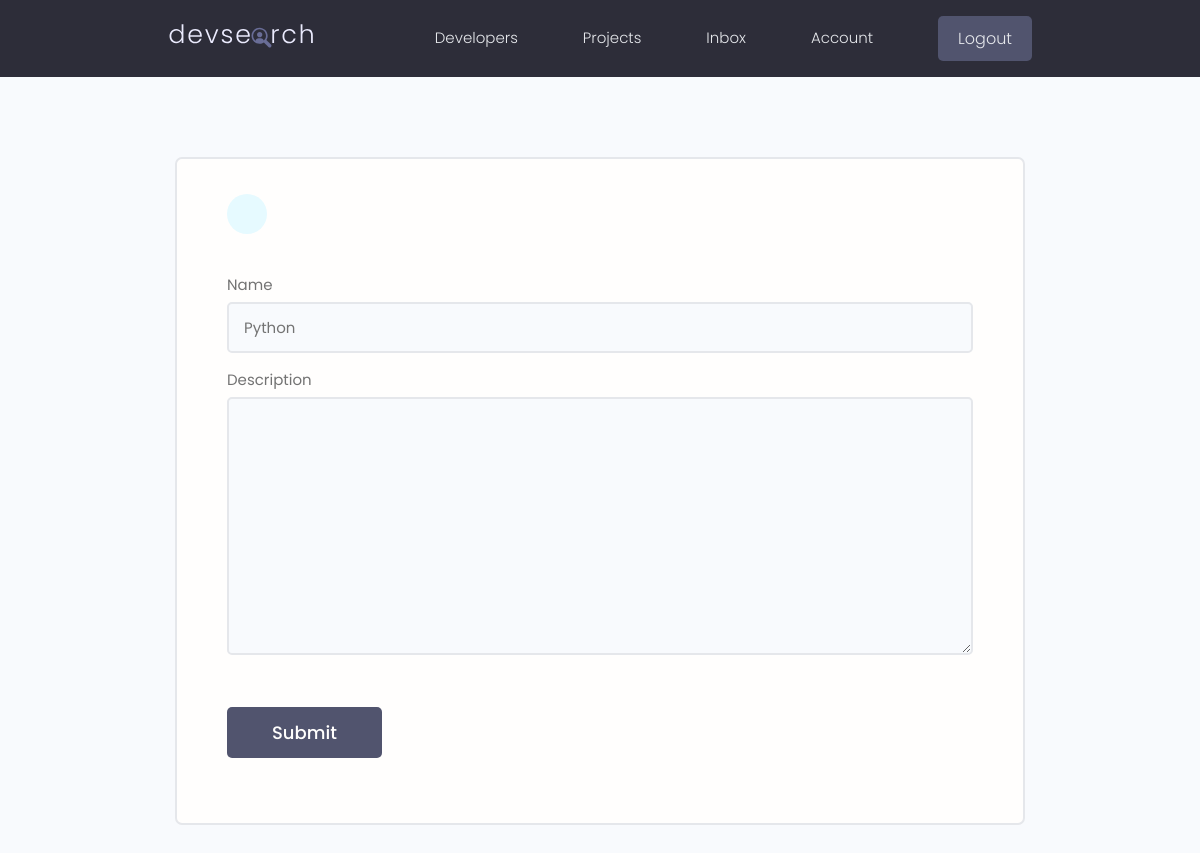
Before: /update-skill/34b49c23-0f6e-475e-895c-efb251643abb/ (signed in) with the older database file.
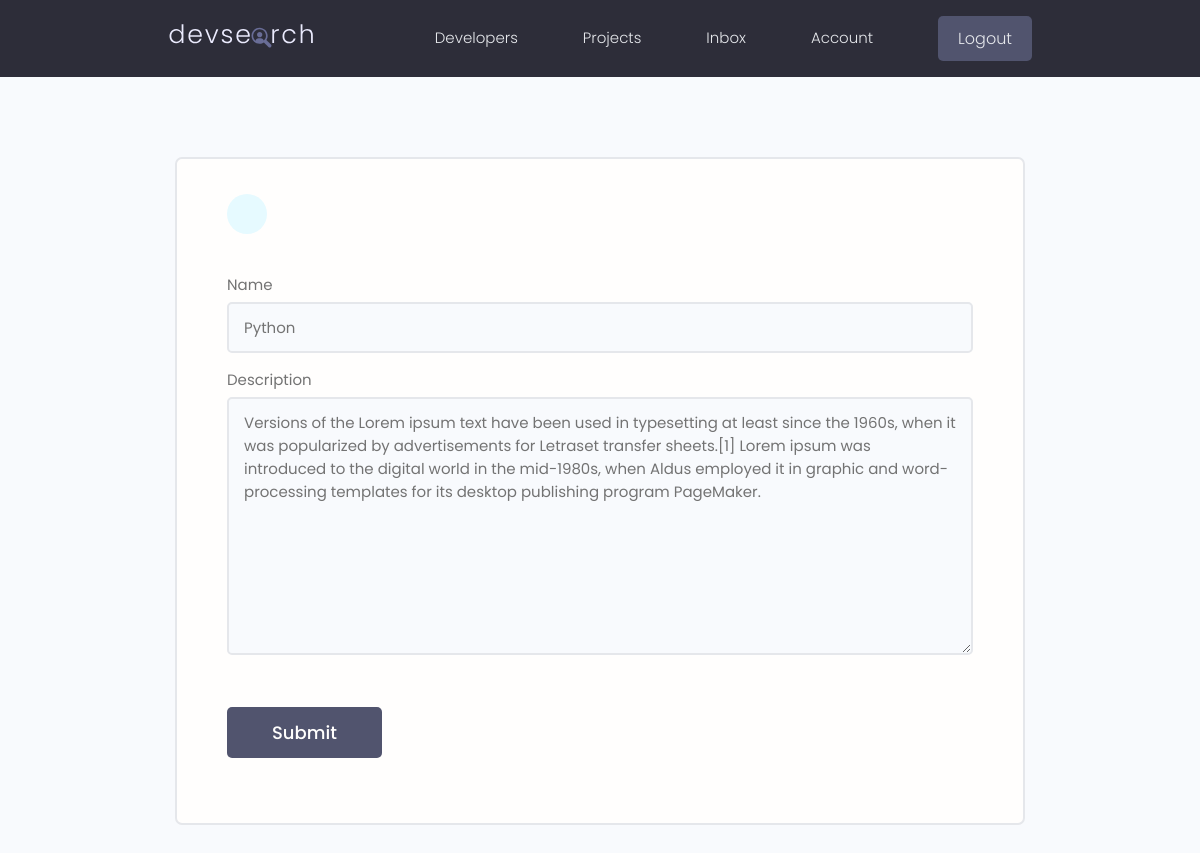
After: the same page with the newer database file.
### users/models.py (models this page shows, shortened)
class Skill(models.Model):
    owner = models.ForeignKey(Profile, on_delete=models.CASCADE , null= True, blank=True)
    name = models.CharField(max_length=250, null=True, blank=True)
    description = models.TextField(null=True, blank=True)
    created_at = models.DateTimeField(auto_now_add=True)
    id = models.UUIDField(default=uuid.uuid4, unique=True, primary_key=True,editable=False)

### users/views.py (the view)
# urls.py: path('update-skill/<str:pk>/', views.updateSkill , name="update-skill"),
@login_required(login_url='login')
def updateSkill(request, pk):
    profile  = request.user.profile
    skill = profile.skill_set.get(id=pk)
    form = SkillForm(instance = skill)
    if request.method == "POST":
        form = SkillForm(request.POST, instance= skill)
        if form.is_valid():
            form.save()
            messages.success(request, 'Skill updated successfully')
            return redirect('account')
    context = {
        'form': form
    }
    return render(request, 'users/skill_form.html', context)

### users/forms.py
class SkillForm(ModelForm):
    class Meta:
        model = Skill
        fields = '__all__'
        exclude = ['owner']
    def __init__(self , *args, **kwargs):
        super(SkillForm, self).__init__(*args, **kwargs)
        for name , field in self.fields.items():
            field.widget.attrs.update({'class': 'input'})

### users/templates/users/skill_form.html (shortened to what this page needs)
{% extends 'main.html' %}
{% block content %}
            <main class="formPage my-xl">
                <div class="content-box">
                    <div class="formWrapper">
                        <a class="backButton" href="{% url 'account' %}"></a>
                        <br>
                        <form class="form" method="POST">
                            {% for field in form %}
                            <div class="form__field">
                                <label for="formInput#text"> {{field.label}} </label>
                                {{field}}
                            </div>
                            {% endfor %}
                            <input class="btn btn--sub btn--lg  my-md" type="submit" value="Submit" />
                        </form>
                    </div>
                </div>
            </main>
{% endblock content %}

Changed rows visible on the page:
changed Skill "Python": description (not shown) → "Versions of the Lorem ipsum text have been used in typesetting at least since the 1960s, when it was popularized by advertisements for Letraset transfer sheets.[1] Lorem ipsum was introduced to the digital world in the mid-1980s, when Aldus employed it in graphic and word-processing templates for its desktop publishing program PageMaker."
